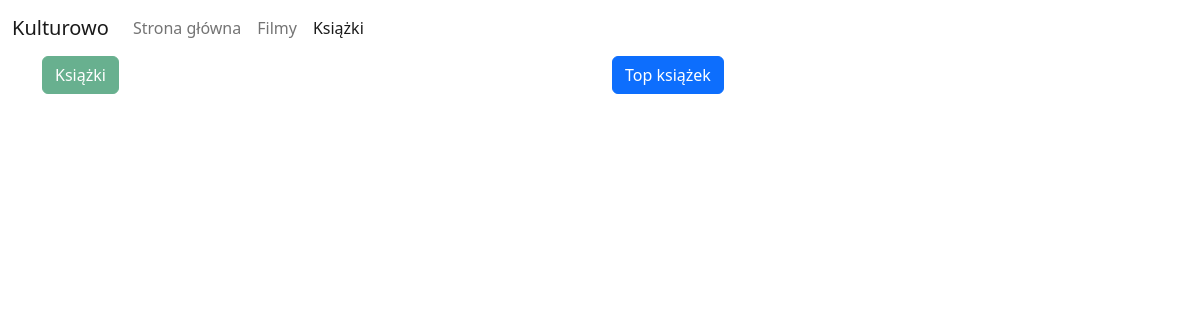
The page /book on the database as committed earlier.
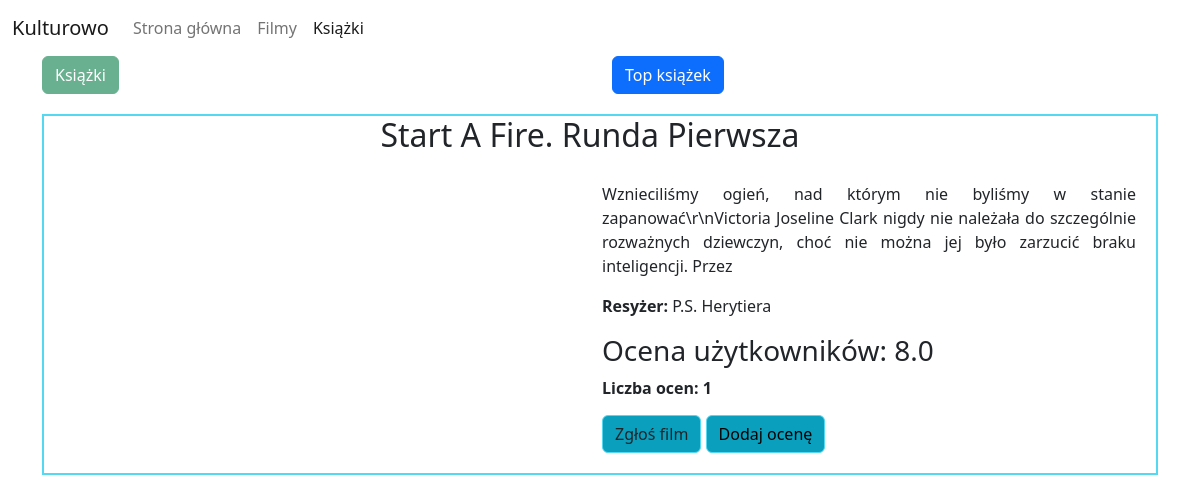
The same page on the database as committed later.
### tables this page shows
CREATE TABLE Book   (Title text ,Autor text ,Greade REAL ,how_grade INTEGER ,desciption text ,type text ,image text );

### app.py (the view)
@app.route("/book")
def book():
    db = SQLLite("kultura.db")
    db.connect_db()
    book = db.FindAllItem("Book", "Book")
    return render_template("book_top.html", book=book)

### Database/database.py (called while the page is built)
    def connect_db(self):
        self.connect = sqlite3.connect(self.name_file)
        self.cursor = self.connect.cursor()

    def FindAllItem(self, nametable: str, type: str ) -> List[Movie | Book ]:
        query = f"Select * from {nametable}"
        collection_items: List[Movie | Book] = []
        result = self.cursor.execute(query)
        if type == "Movie":
            for item in result:
                items = Movie(item[0], item[6], item[4], item[1], item[3], item[2], item[7])
                collection_items.append(items)
        elif type == "Book":
            for item in result:
                items = Movie(item[0], item[6], item[4], item[1], item[3], item[2])
                collection_items.append(items)
        return collection_items

    def __del__(self):
        self.connect.close()

### templates/book_top.html (shortened to what this page needs)
{% extends 'base.html' %}
{% block main %}
<div class="row">
    <div class="col">
        <a href="/movie">
            <button class="btn btn-success" disabled>Książki
            </button>
        </a>
    </div>
    <div class="col">
        <a href="/top/movie">
            <button class="btn btn-primary">
                Top książek
            </button>
        </a>
    </div>
</div>
{% for item in book %}
<div class="movie">
    <div class="row title ">
        <div class="col">
            <h2>
                {{ item.title.title() }}
            </h2>
        </div>
    </div>
    <div class="row">
        <div class="col">
        </div>
        <div class="col">
            <p>
                {{ item.description }}
            </p>
            <p>
                <strong> Resyżer: </strong>{{ item.writers}}
            </p>
            <span>
                <h3>Ocena użytkowników: {{ item.average_grade}}</h3>
                <span><strong>Liczba ocen: {{item.number_of_ratings}} </strong></span>
            </span>
            <br>
            {% include 'button.html' %}
        </div>
    </div>
</div>
{%endfor%}
{% endblock %}

### templates/base.html (shortened to what this page needs)
<!doctype html>
<html lang="pl">
<head>
    <link href="https://cdn.jsdelivr.net/npm/bootstrap@5.2.0-beta1/dist/css/bootstrap.min.css" rel="stylesheet"
>
    <link rel="stylesheet" href="{{url_for('static',filename='CSS/style.css')}}">
</head>
<body>
    {% include 'navabar.html' %}
    <div class="container">
        {% block main %}
        {% endblock %}
    </div>
</body>
</html>

### templates/navabar.html (shortened to what this page needs)
<nav class="navbar navbar-expand-md">
    <div class="container-fluid">
        <a class="navbar-brand" href="{{
            url_for('index')}}">Kulturowo</a>
        <div class="collapse navbar-collapse" id="navbarSupportedContent">
            <ul class="navbar-nav me-auto mb-2 mb-lg-0">
                <li class="nav-item">
                    <a class="nav-link active" aria-current="page" href="{{
                            url_for('index')}}" id='index'>Strona główna</a>
                </li>
                <li class="nav-item">
                    <a class="nav-link" href="{{
                            url_for('movie')}}" id="movie">Filmy
                    </a>
                </li>
                <li class="nav-item">
                    <a class="nav-link" href="{{
                            url_for('book')}}" id='book'>Książki</a>
                </li>
            </ul>
        </div>
    </div>
</nav>

### templates/button.html
<div class="button">
    <button type="button" class="btn button_rate">
        Zgłoś film
    </button>
    <button type="button" class="btn button_rate">
        <a href="{{url_for('Rate',
    title=item.title.lower().replace(' ', '_'))}}" class="btn-link link">Dodaj ocenę</a>
    </button>
</div>

### static/CSS/style.css (style rules this page uses)
.link { text-decoration: none; color: black; }
.movie { border: 2px solid #55d8f2; padding-bottom: 15px; margin-top: 20px; padding-right: 20px; }
.movie p { text-align: justify; }
.title { text-align: center; padding-bottom: 20px; }
.button { padding-top: 15px; padding-bottom: 5px; }
.button button { background-color: #099fbd; border-color: #55d8f2; }
.button_rate a { text-decoration: none; color: black; }

Rows that differ between the two databases and show on the page:
added Book: title "Start A Fire. Runda Pierwsza", description "Wznieciliśmy ogień, nad którym nie byliśmy w stanie zapanować\\r\\nVictoria Joseline Clark nigdy nie należała do szczególnie rozważnych dziewczyn, choć nie można jej było zarzucić braku inteligencji. Przez", writers "P.S. Herytiera", average_grade "8.0", number_of_ratings "1"
